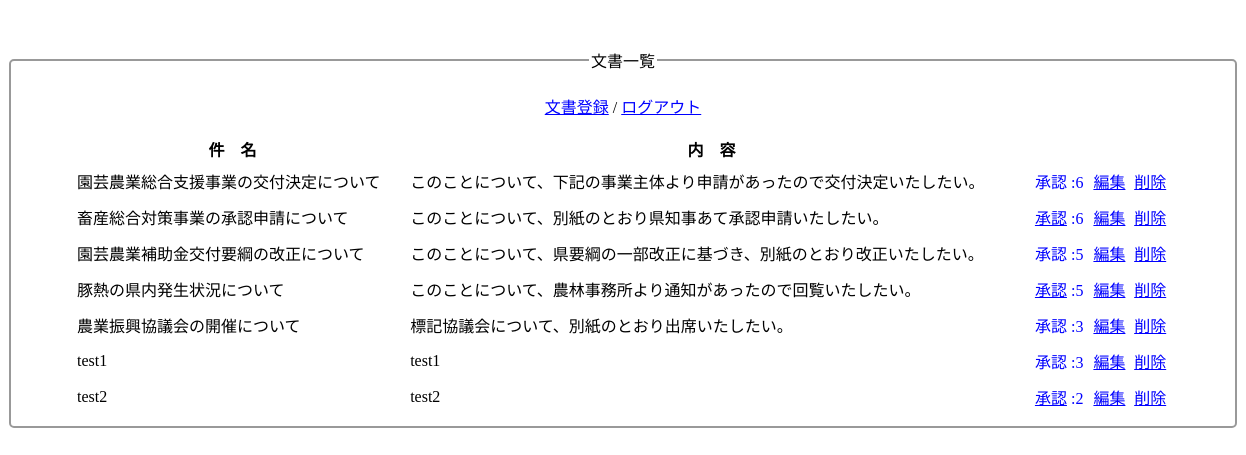
/doc_read.php (signed in), run on an earlier commit of the app's database.
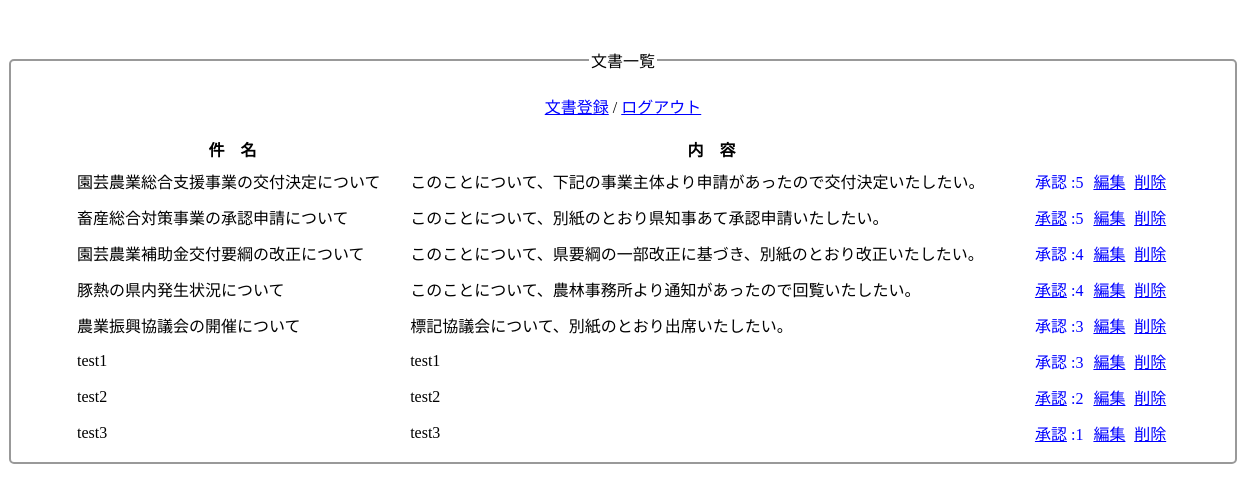
And on a later commit of the database.
### tables this page shows
CREATE TABLE `document_table` (
  `id` int(12) NOT NULL,
  `doc_title` varchar(200) NOT NULL,
  `doc_contents` varchar(400) NOT NULL,
  `created_at` datetime NOT NULL,
  `updated_at` datetime NOT NULL,
  `created_by` int(12) NOT NULL,
  `updated_by` int(12) NOT NULL
);

### doc_read.php (the view, shortened to what this page needs)
<?php
$pdo = connect_to_db();
$user_id = $_SESSION["id"];
$sql = "SELECT * FROM document_table
        LEFT OUTER JOIN (SELECT doc_id, COUNT(id) AS cnt
        FROM approval_table GROUP BY doc_id) AS appr
        ON document_table.id = appr.doc_id";
$stmt = $pdo->prepare($sql);
$status = $stmt->execute();
if ($status == false) {
  $error = $stmt->errorInfo();
  echo json_encode(["error_msg" => "{$error[2]}"]);
  exit();
} else {
  $result = $stmt->fetchAll(PDO::FETCH_ASSOC);
  $output = "";
  foreach ($result as $record) {
    if ($user_id == $record["created_by"]) {
      $output .= "<tr>";
      $output .= "<td>{$record["doc_title"]}</td>";
      $output .= "<td>{$record["doc_contents"]}</td>";
      $output .= "<td><span>承認 :{$record["cnt"]}</span></td>";
      $output .= "<td><a href='doc_edit.php?id={$record["id"]}'>編集</a></td>";
      $output .= "<td><a href='doc_delete.php?id={$record["id"]}'>削除</a></td>";
      $output .= "</tr>";
    } else {
      $output .= "<tr>";
      $output .= "<td>{$record["doc_title"]}</td>";
      $output .= "<td>{$record["doc_contents"]}</td>";
      $output .= "<td><a href='approval_create.php?user_id={$user_id}&doc_id={$record["id"]}'>承認</a><span> :{$record["cnt"]}</span></td>";
      $output .= "<td><a href='doc_edit.php?id={$record["id"]}'>編集</a></td>";
      $output .= "<td><a href='doc_delete.php?id={$record["id"]}'>削除</a></td>";
      $output .= "</tr>";
    }
  }
}
?>
<!DOCTYPE html>
<html lang="ja">
<head>
</head>
<body>
  <fieldset>
    <legend>文書一覧</legend>
    <div>
      <a href="doc_input.php">文書登録</a> / <a href="logout.php">ログアウト</a>
    </div>
    <div>
      <table>
        <thead>
          <tr>
            <th>件名</th>
            <th>内容</th>
            <th></th>
            <th></th>
            <th></th>
          </tr>
        </thead>
        <tbody>
          <?= $output ?>
        </tbody>
      </table>
    </div>
  </fieldset>
</body>
</html>

### doc_read.php (style rules this page uses)
fieldset { width: 1200px; margin: 3em auto; text-align: center; border-radius: 5px; border: solid 2px #999; }
table { width: 1100px; margin: auto; text-align: left; }
th { text-align: center; letter-spacing: 1em; }
td { padding: 5px 2px; }
div { margin-top: 1em; }
a { color: blue; }
span { color: blue; }

What changed in the data, as far as the page shows it:
computed for document_table "園芸農業総合支援事業の交付決定について": cnt "6" → "5"
computed for document_table "畜産総合対策事業の承認申請について": cnt "6" → "5"
computed for document_table "園芸農業補助金交付要綱の改正について": cnt "5" → "4"
computed for document_table "豚熱の県内発生状況について": cnt "5" → "4"
added document_table: doc_title "test3", doc_contents "test3", cnt "1"
